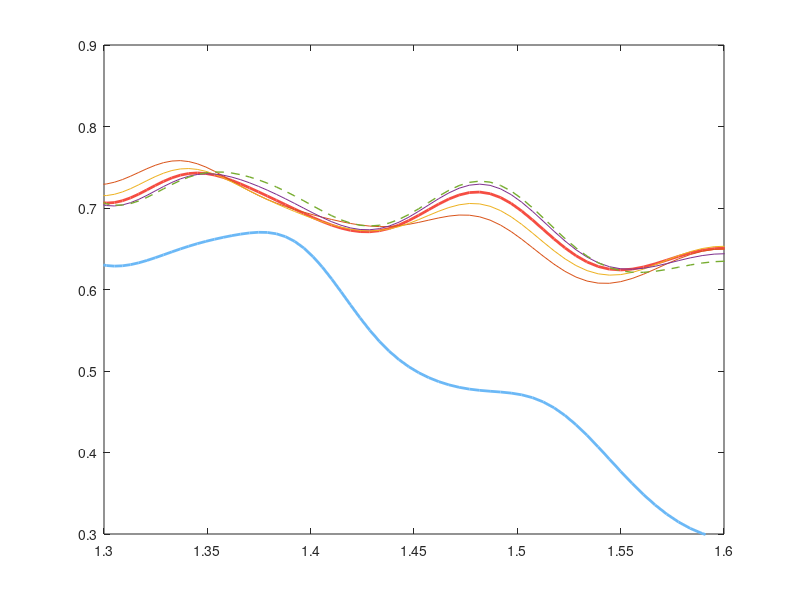

MATLAB code to generate this figure: (Note: this script raises an error after producing the figure.)
clc;
clear all;
close all;

A = load("tolerance.mat");
ax1 = axes; 
plot(A.lum.x0*1e6, A.lum.y0,'LineWidth',2,'Color','#F54D42')
hold on;
plot(A.lum.x1*1e6, A.lum.y1,A.lum.x2*1e6, A.lum.y2,A.lum.x3*1e6, A.lum.y3,A.lum.x4*1e6, A.lum.y4,'LineWidth',1,'LineStyle','--')
plot(A.lum.x5*1e6, A.lum.y5,'LineWidth',2,'Color','#6BB8F6')


set(ax1, 'XLim', [1.3 1.6])
set(ax1, 'YLim', [0.3 0.9])
set(ax1,'XGrid', 'off')
set(ax1,'YGrid', 'off')


xline(1.33,':k','1.33\mum','LabelVerticalAlignment','bottom');
xline(1.55,':k','1.55\mum','LabelVerticalAlignment','bottom');
l1=legend('Proposed Design (m=1.55)','-10% error','-5% error','+5% error','+10% error','Abrupt Junction');
xlabel('Wavelength ({\it\mum})');
ylabel('Transmission(a.u.) = {\itP_{out} / P_{in}}');